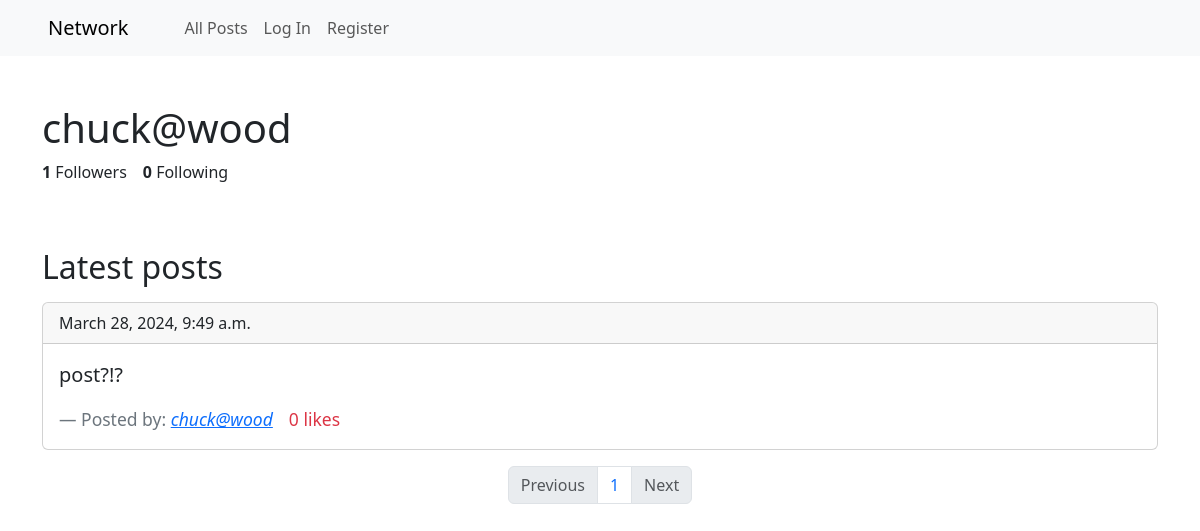
The page /user/2 on the database as committed earlier.
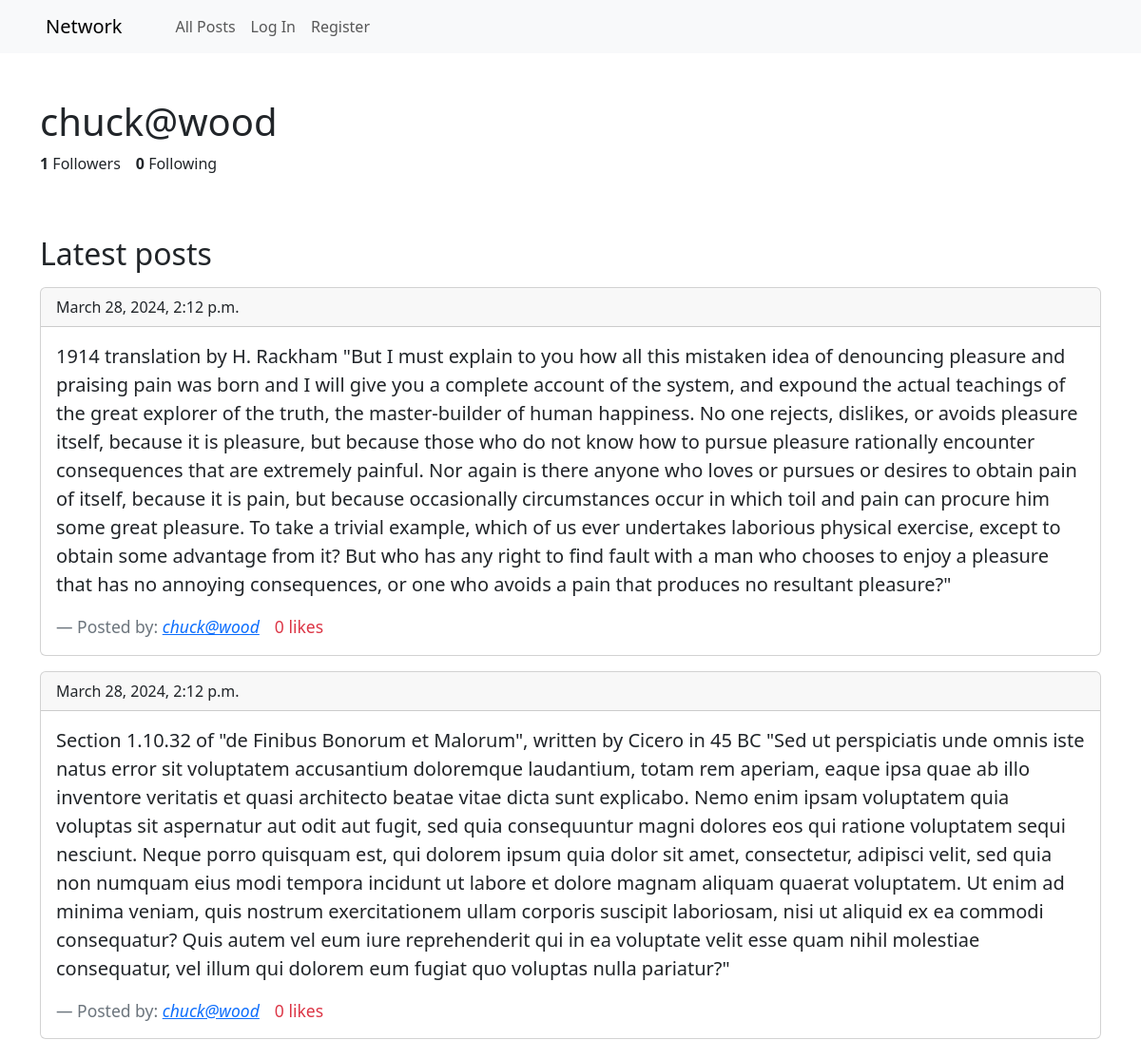
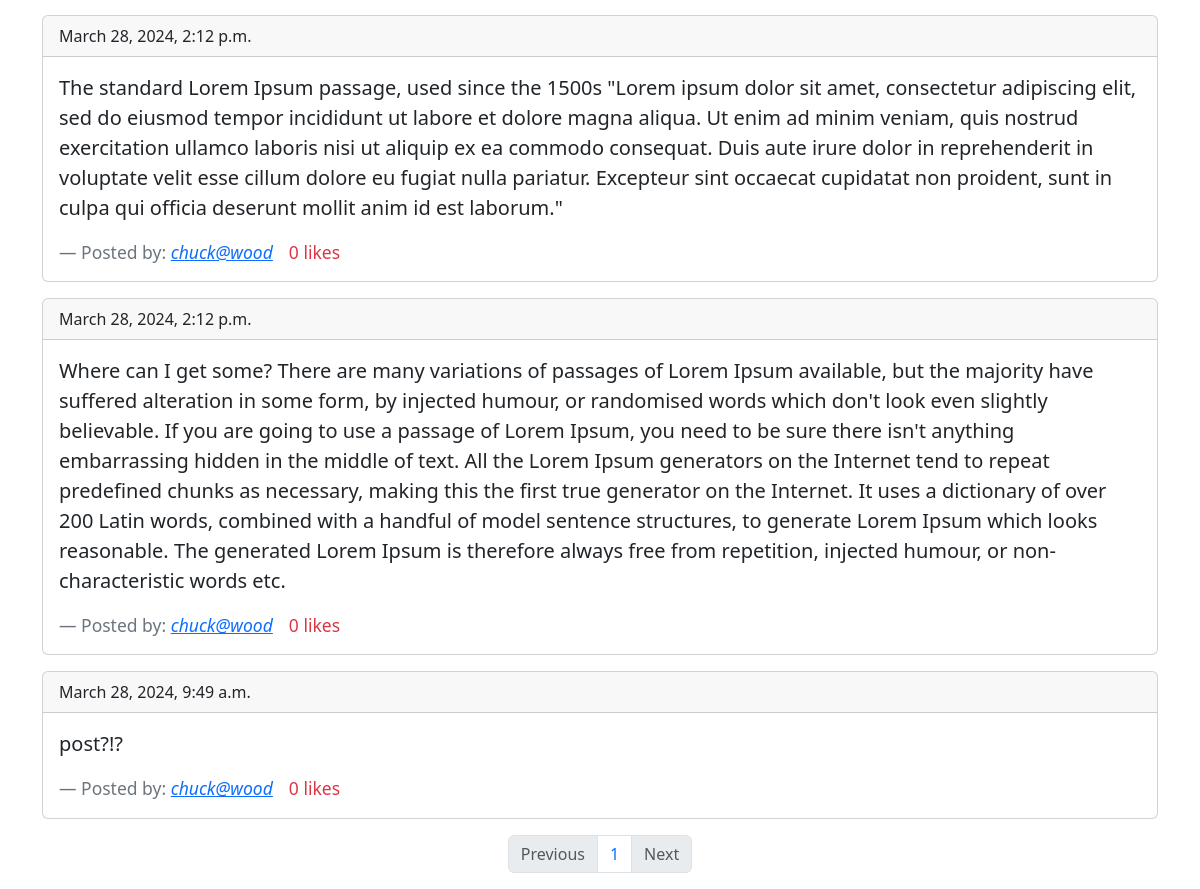
The same page on the database as committed later (2 pictures, top to bottom).
### network/models.py (models this page shows, shortened)
class Post(models.Model):
    user = models.ForeignKey(User, on_delete=models.CASCADE, related_name='posts')
    content = models.TextField(max_length=1000)
    likes = models.IntegerField(default=0)
    timestamp = models.DateTimeField(auto_now_add=True)

class User(AbstractUser):
    pass

### network/views.py (the view)
# urls.py: path("user/<int:user_id>", views.user_profile, name="user_profile"),
def user_profile (request, user_id):
    try:
        user_profile = User.objects.get(id=user_id)
    except User.DoesNotExist:
        return HttpResponseRedirect(reverse("index"))
    profile_followers = user_profile.followers.all()
    profile_following = user_profile.following.all()
    followers_count = profile_followers.count()
    following_count = profile_following.count()
    user_posts = Post.objects.filter(user=user_id).all().order_by("-timestamp")
    if len(user_posts) < 1:
        messages.warning(request, "No posts to display.")
    try:
        current_user = User.objects.get(username=request.user)
        is_following = current_user in [follower.follower for follower in profile_followers]
    except User.DoesNotExist:
        is_following = False
    p = Paginator(user_posts, 10)
    page_number = request.GET.get('page')
    if not page_number:
        page_number = 1
    try:
        page_obj = p.page(page_number)
    except InvalidPage:
        page_obj = p.page(1)
    return render(request, "network/user.html", {
        "user_profile": user_profile,
        "followers_count": followers_count,
        "following_count": following_count,
        "page_obj": page_obj,
        "is_following": is_following,
    })

### network/templates/network/user.html (shortened to what this page needs)
{% extends "network/layout.html" %}
{% load static %}
{% block body %}
    <div class="container">
        <h1 class="mt-5">{{user_profile.username}}</h1>
        <div class="d-flex flex-row align-items-baseline mb-5">
            <p class="me-3"><strong>{{ followers_count }}</strong> Followers</p>
            <p><strong>{{ following_count }}</strong> Following</p>
        </div>
        <h2 class="mb-3">Latest posts</h2>
        {% for post in page_obj %}
            <div class="card mb-3">
                <div class="card-header">{{ post.timestamp }}</div>
                <div class="card-body">
                    <blockquote class="blockquote mb-0">
                        <p>{{ post.content }}</p>
                        <footer class="d-flex flex-row blockquote-footer mt-2">
                            Posted by:{{ "&nbsp;" }}
                            <cite title="Source Title">
                                <a href="{% url "user_profile" post.user.id %}">
                                    {{ post.user }}
                                </a>
                            </cite>
                            <div class="link link-danger ms-3" id="like_post">
                                {% if post.likes == 1 %}
                                    {{ post.likes }} like
                                {% else %}
                                    {{ post.likes }} likes
                                {% endif %}
                            </div>
                        </footer>
                    </blockquote>
                </div>
            </div>
        {% endfor %}
        {% if page_obj.end_index >= 1%}
            <nav aria-label="Page navigation example">
                <ul class="pagination justify-content-center">
                    {% if page_obj.has_previous %}
                        <li class="page-item">
                            <a class="page-link" href="?page={{ page_obj.previous_page_number }}">Previous</a>
                        </li>
                    {% else %}
                        <li class="page-item disabled">
                            <a class="page-link" href="#">Previous</a>
                        </li>
                    {% endif %}
                    {% for num in page_obj.paginator.page_range %}
                        <li class="page-item"><a class="page-link" href="?page={{ num }}">{{ num }}</a></li>
                    {% endfor %}
                    {% if page_obj.has_next %}
                        <li class="page-item">
                            <a class="page-link" href="?page={{ page_obj.next_page_number }}">Next</a>
                        </li>
                    {% else %}
                        <li class="page-item disabled">
                            <a class="page-link" href="#">Next</a>
                        </li>
                    {% endif %}
                </ul>
            </nav>
        {% endif %}
    </div>
{% endblock body %}

Rows that differ between the two databases and show on the page:
added Post: timestamp "March 28, 2024, 2:12 p.m.", content "1914 translation by H. Rackham \"But I must explain to you how all this mistaken idea of denouncing pleasure and praising pain was born and I will give you a complete account of the system, and expound the actual teachings of the great explorer of the truth, the master-builder of human happiness. No one rejects, dislikes, or avoids pleasure itself, because it is pleasure, but because those who do not know how to pursue pleasure rationally encounter consequences that are extremely painful. Nor again is there anyone who loves or pursues or desires to obtain pain of itself, because it is pain, but because occasionally circumstances occur in which toil and pain can procure him some great…", user "chuck@wood", likes "0"
added Post: timestamp "March 28, 2024, 2:12 p.m.", content "Section 1.10.32 of \"de Finibus Bonorum et Malorum\", written by Cicero in 45 BC \"Sed ut perspiciatis unde omnis iste natus error sit voluptatem accusantium doloremque laudantium, totam rem aperiam, eaque ipsa quae ab illo inventore veritatis et quasi architecto beatae vitae dicta sunt explicabo. Nemo enim ipsam voluptatem quia voluptas sit aspernatur aut odit aut fugit, sed quia consequuntur magni dolores eos qui ratione voluptatem sequi nesciunt. Neque porro quisquam est, qui dolorem ipsum quia dolor sit amet, consectetur, adipisci velit, sed quia non numquam eius modi tempora incidunt ut labore et dolore magnam aliquam quaerat voluptatem. Ut enim ad minima veniam, quis nostrum…", user "chuck@wood", likes "0"
added Post: timestamp "March 28, 2024, 2:12 p.m.", content "The standard Lorem Ipsum passage, used since the 1500s \"Lorem ipsum dolor sit amet, consectetur adipiscing elit, sed do eiusmod tempor incididunt ut labore et dolore magna aliqua. Ut enim ad minim veniam, quis nostrud exercitation ullamco laboris nisi ut aliquip ex ea commodo consequat. Duis aute irure dolor in reprehenderit in voluptate velit esse cillum dolore eu fugiat nulla pariatur. Excepteur sint occaecat cupidatat non proident, sunt in culpa qui officia deserunt mollit anim id est laborum.\"", user "chuck@wood", likes "0"
added Post: timestamp "March 28, 2024, 2:12 p.m.", content "Where can I get some? There are many variations of passages of Lorem Ipsum available, but the majority have suffered alteration in some form, by injected humour, or randomised words which don't look even slightly believable. If you are going to use a passage of Lorem Ipsum, you need to be sure there isn't anything embarrassing hidden in the middle of text. All the Lorem Ipsum generators on the Internet tend to repeat predefined chunks as necessary, making this the first true generator on the Internet. It uses a dictionary of over 200 Latin words, combined with a handful of model sentence structures, to generate Lorem Ipsum which looks reasonable. The generated Lorem Ipsum is therefore…", user "chuck@wood", likes "0"
